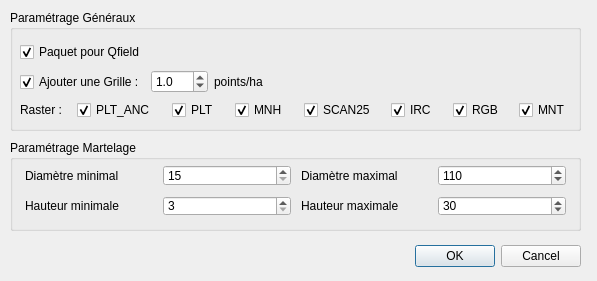
<?xml version="1.0" encoding="UTF-8"?>
<ui version="4.0">
 <class>DiagnosticDialog</class>
 <widget class="QDialog" name="DiagnosticDialog">
  <property name="geometry">
   <rect>
    <x>0</x>
    <y>0</y>
    <width>597</width>
    <height>281</height>
   </rect>
  </property>
  <property name="windowTitle">
   <string>Martelage</string>
  </property>
  <widget class="QDialogButtonBox" name="buttonBox">
   <property name="geometry">
    <rect>
     <x>10</x>
     <y>240</y>
     <width>571</width>
     <height>32</height>
    </rect>
   </property>
   <property name="orientation">
    <enum>Qt::Horizontal</enum>
   </property>
   <property name="standardButtons">
    <set>QDialogButtonBox::Cancel|QDialogButtonBox::Ok</set>
   </property>
  </widget>
  <widget class="QGroupBox" name="groupBox_3">
   <property name="geometry">
    <rect>
     <x>10</x>
     <y>140</y>
     <width>571</width>
     <height>91</height>
    </rect>
   </property>
   <property name="title">
    <string>Paramétrage Martelage</string>
   </property>
   <widget class="QWidget" name="gridLayoutWidget_3">
    <property name="geometry">
     <rect>
      <x>10</x>
      <y>20</y>
      <width>551</width>
      <height>61</height>
     </rect>
    </property>
    <layout class="QGridLayout" name="gridLayout_4" rowstretch="0,0">
     <property name="leftMargin">
      <number>5</number>
     </property>
     <property name="topMargin">
      <number>5</number>
     </property>
     <property name="rightMargin">
      <number>5</number>
     </property>
     <property name="bottomMargin">
      <number>5</number>
     </property>
     <property name="spacing">
      <number>10</number>
     </property>
     <item row="0" column="3">
      <widget class="QLabel" name="label_layers_8">
       <property name="text">
        <string>Diamètre maximal</string>
       </property>
      </widget>
     </item>
     <item row="0" column="2">
      <widget class="QSpinBox" name="sp_dmin">
       <property name="minimum">
        <number>15</number>
       </property>
       <property name="maximum">
        <number>120</number>
       </property>
       <property name="singleStep">
        <number>5</number>
       </property>
      </widget>
     </item>
     <item row="0" column="1">
      <widget class="QLabel" name="label_layers_7">
       <property name="text">
        <string>Diamètre minimal</string>
       </property>
      </widget>
     </item>
     <item row="0" column="4">
      <widget class="QSpinBox" name="sp_dmax">
       <property name="minimum">
        <number>15</number>
       </property>
       <property name="maximum">
        <number>120</number>
       </property>
       <property name="singleStep">
        <number>5</number>
       </property>
       <property name="value">
        <number>110</number>
       </property>
      </widget>
     </item>
     <item row="1" column="1">
      <widget class="QLabel" name="label_layers_9">
       <property name="text">
        <string>Hauteur minimale</string>
       </property>
      </widget>
     </item>
     <item row="1" column="2">
      <widget class="QSpinBox" name="sp_hmin">
       <property name="minimum">
        <number>3</number>
       </property>
       <property name="maximum">
        <number>40</number>
       </property>
      </widget>
     </item>
     <item row="1" column="3">
      <widget class="QLabel" name="label_layers_10">
       <property name="text">
        <string>Hauteur maximale</string>
       </property>
      </widget>
     </item>
     <item row="1" column="4">
      <widget class="QSpinBox" name="sp_hmax">
       <property name="minimum">
        <number>3</number>
       </property>
       <property name="maximum">
        <number>50</number>
       </property>
       <property name="value">
        <number>30</number>
       </property>
      </widget>
     </item>
    </layout>
   </widget>
  </widget>
  <widget class="QGroupBox" name="groupBox">
   <property name="geometry">
    <rect>
     <x>10</x>
     <y>10</y>
     <width>571</width>
     <height>121</height>
    </rect>
   </property>
   <property name="title">
    <string>Paramétrage Généraux</string>
   </property>
   <widget class="QWidget" name="layoutWidget">
    <property name="geometry">
     <rect>
      <x>10</x>
      <y>29</y>
      <width>551</width>
      <height>81</height>
     </rect>
    </property>
    <layout class="QVBoxLayout" name="verticalLayout_2">
     <item>
      <layout class="QHBoxLayout" name="horizontalLayout_2">
       <property name="topMargin">
        <number>1</number>
       </property>
       <item>
        <widget class="QCheckBox" name="cb_package_for_qfield">
         <property name="toolTip">
          <string extracomment="Lorsque la case est cochée, le projet est empaqueté pour QField, compressé en ZIP et déposé dans le répertoire de sortie"/>
         </property>
         <property name="statusTip">
          <string/>
         </property>
         <property name="text">
          <string>Paquet pour Qfield</string>
         </property>
         <property name="checked">
          <bool>true</bool>
         </property>
        </widget>
       </item>
       <item>
        <widget class="QgsFileWidget" name="fw_outdir">
         <property name="toolTip">
          <string/>
         </property>
         <property name="options">
          <set>QFileDialog::ShowDirsOnly</set>
         </property>
        </widget>
       </item>
      </layout>
     </item>
     <item>
      <layout class="QHBoxLayout" name="horizontalLayout_3">
       <item>
        <widget class="QCheckBox" name="cb_create_grid">
         <property name="toolTip">
          <string extracomment="Lorsque la case est cochée, le projet est empaqueté pour QField, compressé en ZIP et déposé dans le répertoire de sortie"/>
         </property>
         <property name="statusTip">
          <string/>
         </property>
         <property name="text">
          <string>Ajouter une Grille :</string>
         </property>
         <property name="checked">
          <bool>true</bool>
         </property>
        </widget>
       </item>
       <item>
        <widget class="QDoubleSpinBox" name="dsp_points_per_ha">
         <property name="decimals">
          <number>1</number>
         </property>
         <property name="singleStep">
          <double>0.500000000000000</double>
         </property>
         <property name="value">
          <double>1.000000000000000</double>
         </property>
        </widget>
       </item>
       <item>
        <widget class="QLabel" name="label_layers_2">
         <property name="text">
          <string>points/ha</string>
         </property>
        </widget>
       </item>
       <item>
        <spacer name="horizontalSpacer_2">
         <property name="orientation">
          <enum>Qt::Horizontal</enum>
         </property>
         <property name="sizeHint" stdset="0">
          <size>
           <width>40</width>
           <height>20</height>
          </size>
         </property>
        </spacer>
       </item>
      </layout>
     </item>
     <item>
      <layout class="QHBoxLayout" name="horizontalLayout_6">
       <item>
        <widget class="QLabel" name="label_layers_3">
         <property name="sizePolicy">
          <sizepolicy hsizetype="Fixed" vsizetype="Preferred">
           <horstretch>0</horstretch>
           <verstretch>0</verstretch>
          </sizepolicy>
         </property>
         <property name="text">
          <string>Raster :</string>
         </property>
        </widget>
       </item>
       <item>
        <spacer name="horizontalSpacer_3">
         <property name="orientation">
          <enum>Qt::Horizontal</enum>
         </property>
         <property name="sizeHint" stdset="0">
          <size>
           <width>40</width>
           <height>20</height>
          </size>
         </property>
        </spacer>
       </item>
       <item>
        <widget class="QCheckBox" name="cb_plt_anc">
         <property name="sizePolicy">
          <sizepolicy hsizetype="Maximum" vsizetype="Fixed">
           <horstretch>0</horstretch>
           <verstretch>0</verstretch>
          </sizepolicy>
         </property>
         <property name="text">
          <string>PLT_ANC</string>
         </property>
         <property name="checked">
          <bool>true</bool>
         </property>
         <property name="tristate">
          <bool>false</bool>
         </property>
        </widget>
       </item>
       <item>
        <spacer name="horizontalSpacer_4">
         <property name="orientation">
          <enum>Qt::Horizontal</enum>
         </property>
         <property name="sizeHint" stdset="0">
          <size>
           <width>40</width>
           <height>20</height>
          </size>
         </property>
        </spacer>
       </item>
       <item>
        <widget class="QCheckBox" name="cb_plt">
         <property name="sizePolicy">
          <sizepolicy hsizetype="Maximum" vsizetype="Fixed">
           <horstretch>0</horstretch>
           <verstretch>0</verstretch>
          </sizepolicy>
         </property>
         <property name="text">
          <string>PLT</string>
         </property>
         <property name="checked">
          <bool>true</bool>
         </property>
        </widget>
       </item>
       <item>
        <spacer name="horizontalSpacer_5">
         <property name="orientation">
          <enum>Qt::Horizontal</enum>
         </property>
         <property name="sizeHint" stdset="0">
          <size>
           <width>40</width>
           <height>20</height>
          </size>
         </property>
        </spacer>
       </item>
       <item>
        <widget class="QCheckBox" name="cb_mnh">
         <property name="sizePolicy">
          <sizepolicy hsizetype="Maximum" vsizetype="Fixed">
           <horstretch>0</horstretch>
           <verstretch>0</verstretch>
          </sizepolicy>
         </property>
         <property name="text">
          <string>MNH</string>
         </property>
         <property name="checked">
          <bool>true</bool>
         </property>
        </widget>
       </item>
       <item>
        <spacer name="horizontalSpacer_6">
         <property name="orientation">
          <enum>Qt::Horizontal</enum>
         </property>
         <property name="sizeHint" stdset="0">
          <size>
           <width>40</width>
           <height>20</height>
          </size>
         </property>
        </spacer>
       </item>
       <item>
        <widget class="QCheckBox" name="cb_scan25">
         <property name="sizePolicy">
          <sizepolicy hsizetype="Maximum" vsizetype="Fixed">
           <horstretch>0</horstretch>
           <verstretch>0</verstretch>
          </sizepolicy>
         </property>
         <property name="text">
          <string>SCAN25</string>
         </property>
         <property name="checked">
          <bool>true</bool>
         </property>
        </widget>
       </item>
       <item>
        <spacer name="horizontalSpacer_7">
         <property name="orientation">
          <enum>Qt::Horizontal</enum>
         </property>
         <property name="sizeHint" stdset="0">
          <size>
           <width>40</width>
           <height>20</height>
          </size>
         </property>
        </spacer>
       </item>
       <item>
        <widget class="QCheckBox" name="cb_irc">
         <property name="sizePolicy">
          <sizepolicy hsizetype="Maximum" vsizetype="Fixed">
           <horstretch>0</horstretch>
           <verstretch>0</verstretch>
          </sizepolicy>
         </property>
         <property name="text">
          <string>IRC</string>
         </property>
         <property name="checked">
          <bool>true</bool>
         </property>
        </widget>
       </item>
       <item>
        <spacer name="horizontalSpacer_8">
         <property name="orientation">
          <enum>Qt::Horizontal</enum>
         </property>
         <property name="sizeHint" stdset="0">
          <size>
           <width>40</width>
           <height>20</height>
          </size>
         </property>
        </spacer>
       </item>
       <item>
        <widget class="QCheckBox" name="cb_rgb">
         <property name="sizePolicy">
          <sizepolicy hsizetype="Maximum" vsizetype="Fixed">
           <horstretch>0</horstretch>
           <verstretch>0</verstretch>
          </sizepolicy>
         </property>
         <property name="text">
          <string>RGB</string>
         </property>
         <property name="checked">
          <bool>true</bool>
         </property>
        </widget>
       </item>
       <item>
        <spacer name="horizontalSpacer_9">
         <property name="orientation">
          <enum>Qt::Horizontal</enum>
         </property>
         <property name="sizeHint" stdset="0">
          <size>
           <width>40</width>
           <height>20</height>
          </size>
         </property>
        </spacer>
       </item>
       <item>
        <widget class="QCheckBox" name="cb_mnt">
         <property name="sizePolicy">
          <sizepolicy hsizetype="Maximum" vsizetype="Fixed">
           <horstretch>0</horstretch>
           <verstretch>0</verstretch>
          </sizepolicy>
         </property>
         <property name="text">
          <string>MNT</string>
         </property>
         <property name="checked">
          <bool>true</bool>
         </property>
        </widget>
       </item>
      </layout>
     </item>
    </layout>
   </widget>
  </widget>
 </widget>
 <customwidgets>
  <customwidget>
   <class>QgsFileWidget</class>
   <extends>QWidget</extends>
   <header>qgsfilewidget.h</header>
  </customwidget>
 </customwidgets>
 <resources/>
 <connections>
  <connection>
   <sender>buttonBox</sender>
   <signal>accepted()</signal>
   <receiver>DiagnosticDialog</receiver>
   <slot>accept()</slot>
   <hints>
    <hint type="sourcelabel">
     <x>248</x>
     <y>254</y>
    </hint>
    <hint type="destinationlabel">
     <x>157</x>
     <y>274</y>
    </hint>
   </hints>
  </connection>
  <connection>
   <sender>buttonBox</sender>
   <signal>rejected()</signal>
   <receiver>DiagnosticDialog</receiver>
   <slot>reject()</slot>
   <hints>
    <hint type="sourcelabel">
     <x>316</x>
     <y>260</y>
    </hint>
    <hint type="destinationlabel">
     <x>286</x>
     <y>274</y>
    </hint>
   </hints>
  </connection>
 </connections>
</ui>
